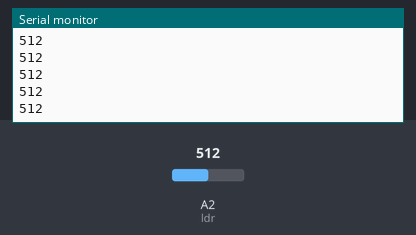
A sketch run on a simulated Arduino Uno, built with avr-gcc and run on an emulated ATmega328P. On the bench: the last lines printed to the serial monitor. The test bench sets the inputs (shaded band); at power-on: A2 (ldr) = 512.

Above: at 1.2 s.
1.3 s: A2 (ldr) set to 716
At 1.31 s:
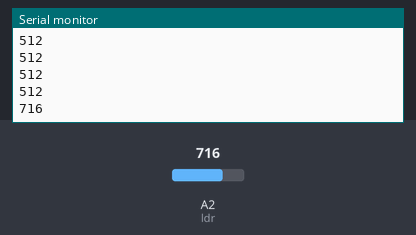
2.8 s: A2 (ldr) set to 900
At 2.81 s:
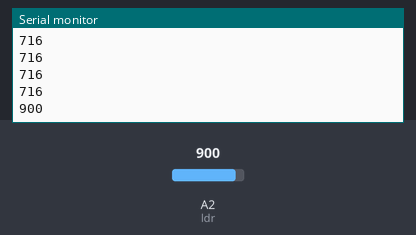
Timing chart, 0 to 5.8 s (numbered marks = the images above; inputs shaded):
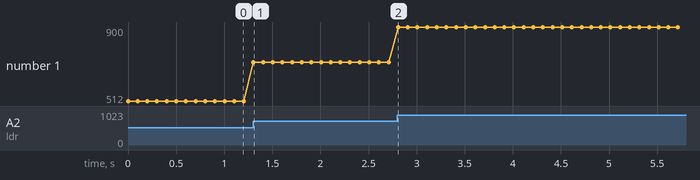

The sketch:

ldr.ino
```cpp
int ldr=2;
int value;

void setup() {
  // put your setup code here, to run once:
  Serial.begin(9600);
}

void loop() {
  // put your main code here, to run repeatedly:
  value = analogRead(ldr);
  Serial.println(value);
  delay(100);
}
```

Measured:
- after the input at 1.3 s, the serial monitor: prints a new line at once (image 1)
- after the input at 2.8 s, the serial monitor: prints a new line at once (image 2)
- plotted number 1: 512 → 716 after the input at 1.3 s, 716 → 900 after the input at 2.8 s
